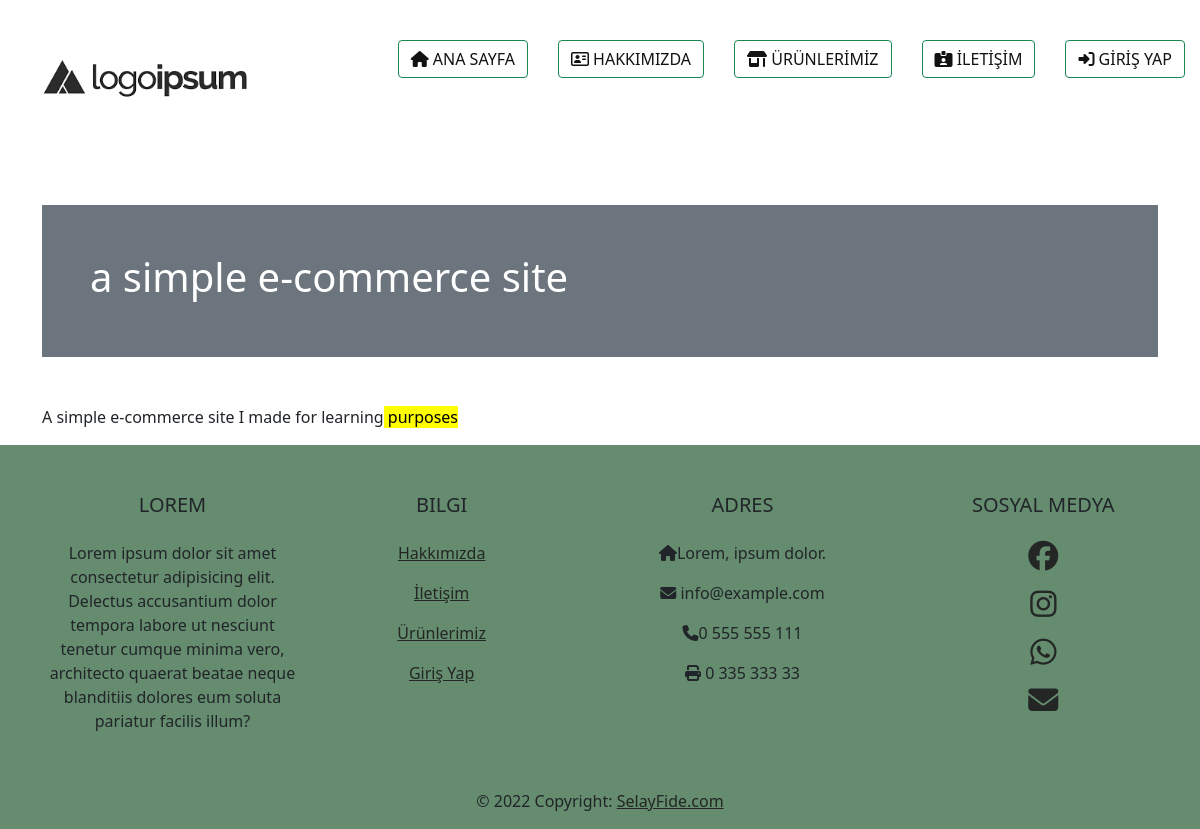
Page /?page=sayfa&id=15 on the committed database.
### tables this page shows
CREATE TABLE `sayfalar` (
  `id` int(11) NOT NULL,
  `baslik` varchar(250) NOT NULL,
  `icerik` text DEFAULT NULL,
  `durum` tinyint(4) NOT NULL DEFAULT 1,
  `tarih` timestamp NOT NULL DEFAULT current_timestamp()
);

### pages/sayfa.php (the view)
<?php
    $sayfa_id = $_GET['id'];
    $dbSayfa = $db->query("SELECT * FROM sayfalar WHERE id=$sayfa_id");
    $sayfa = $dbSayfa->fetch_array();
?>
<div class="container">
    <div class="p-5 my-5 bg-secondary">
        <h1 class="text-white"><?php echo $sayfa['baslik']?></h1>
    </div>
    <div>
        <?php echo $sayfa['icerik']; ?>
    </div>
</div>

### assets/css/style.css (style rules this page uses)
* { box-sizing: border-box; margin: 0; padding: 0; }
body { background-color: red; }

### rows in the picture
sayfalar: baslik "a simple e-commerce site", icerik "A simple e-commerce site I made for learning purposes"
